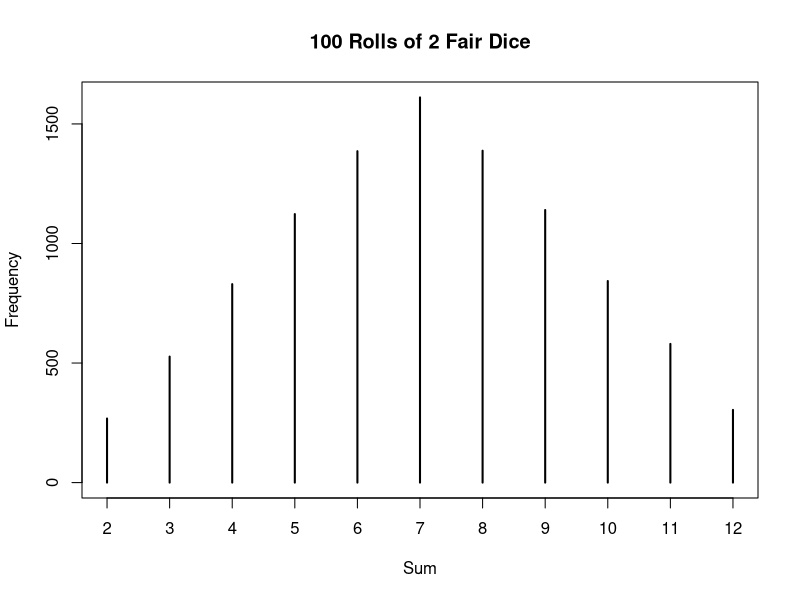

This chart was generated by the following R code:
# Title     : TODO
# Objective : TODO
# Created by: nn
# Created on: 27/4/20

#Ejercicio 1
#d) simular tiro dado
dice.roll<-sample(1:6, size = 1, replace = TRUE)
dice.roll2<-sample(1:6, size = 2, replace = TRUE)
sum(dice.roll2)

# Hacemos una funcion con nos deja ingresar la cantidad de dados
# Y nos devulve la suma
dice.sum <- function(n.dice){
  dice <- sample(1:6, size = n.dice, replace = TRUE)
  return(sum(dice))
}
# Replicamos 1000 veces el experimento
dice.rolling<-replicate(10000, dice.sum(2))

# Hacemos una tabla con la frecuencia
table(dice.rolling)/length(dice.rolling)

plot(table(dice.rolling), xlab = 'Sum', ylab = 'Frequency', main = '100 Rolls of 2 Fair Dice')

# Proba de que suma
# dice5.sum <- function(n.dice){
#   dice5 <- sample(1:6, size = n.dice, replace = TRUE)
#   if (sum(dice5) >= 5)
#     return(dice5)
#
# }

sum(dice.rolling >= 5)/(length(dice.rolling))